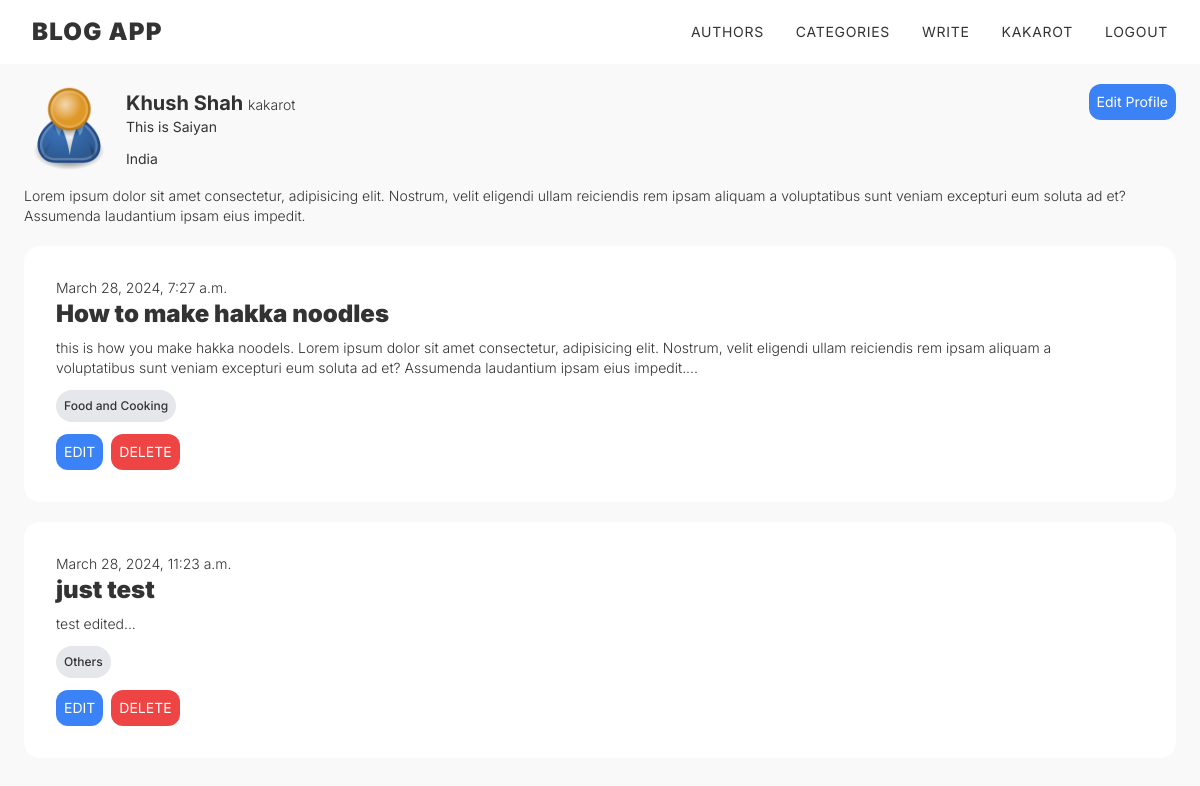
The app's page /authors/account/ (signed in), older data.
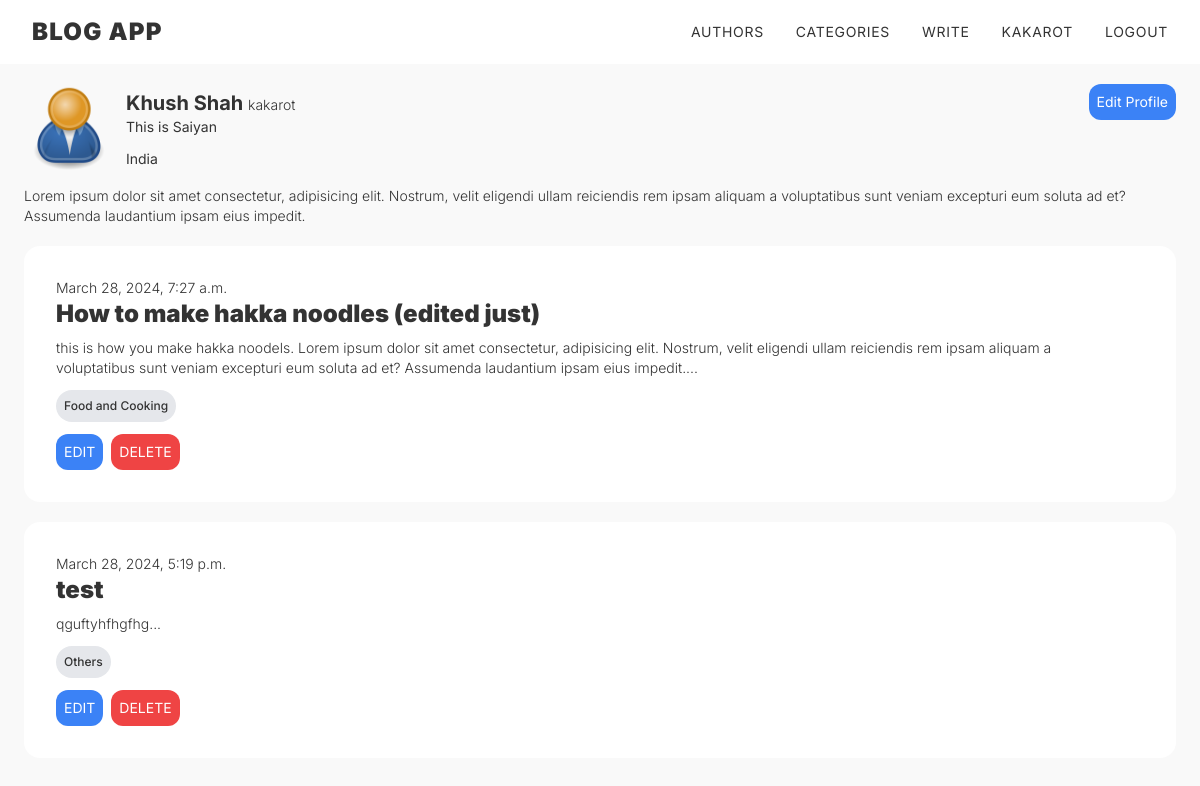
The same page, newer data.
### blogs/models.py (models this page shows, shortened)
class Blog(models.Model):
    owner = models.ForeignKey(Profile, null=True, blank=True, on_delete=models.SET_NULL)
    title = models.CharField(max_length=200)
    description = models.TextField(null=True, blank=True)
    category = models.ForeignKey('Category', null=True, blank=True, on_delete=models.SET_NULL)
    featured_image = models.ImageField(null=True, blank=True, default="default.jpg")
    tags = models.ManyToManyField('Tag', blank=True)
    created = models.DateTimeField(auto_now_add=True)
    id = models.UUIDField(default=uuid.uuid4, unique=True, primary_key=True, editable=False)

class Category(models.Model):
    name = models.CharField(max_length=200)
    description = models.TextField(null=True, blank=True)
    created = models.DateTimeField(auto_now_add=True)
    id = models.UUIDField(default=uuid.uuid4, unique=True, primary_key=True, editable=False)
    def __str__(self):
        return self.name

### users/views.py (the view)
# urls.py: path('account/', views.userAccount, name = "account"),
@login_required(login_url="login")
def userAccount(request):
    profile = request.user.profile
    context = {
        "profile": profile
    }
    return render(request, 'users/account.html', context)

### users/templates/users/account.html (shortened to what this page needs)
{% extends 'main.html' %}
{% block content %}
    <div class="mt-5">
        <div class="flex items-start justify-between mb-3">
            <div class="flex items-center">
                <div>
                    <img style="width: 90px; height: 90px;" class="rounded-full object-fill" src="{{ profile.profile_image.url }}" alt="image" />
                </div>
                <div class="ml-3">
                    <div class="text-xl font-bold">
                        {{ profile.name }}
                        <span class="text-sm font-light">{{ profile.username }}</span>
                    </div>
                    <div class="mb-3 text-sm">{{ profile.short_intro }}</div>
                    <div class="text-sm">{{ profile.location }}</div>
                </div>
            </div>
            <div>
                <a href="{% url 'edit-account' %}">
                    <button class="text-sm bg-blue-500 p-2 text-white rounded-xl">Edit Profile</button>
                </a>
            </div>
        </div>
        <div class="text-sm mb-5 font-light">
            {{ profile.bio }}
        </div>
        <div>
            {% for blog in profile.blog_set.all %}
                <a href="{% url 'blog' blog.id %}">
                    <div class="bg-white p-8 mb-5 rounded-2xl">
                        <div class="flex items-center text-sm">
                            <div class="font-light">
                                {{ blog.created }}
                            </div>
                        </div>
                        <a href="{% url 'blog' blog.id %}">
                            <div class="flex items-center mb-3">
                                <div class="pr-2">
                                    <div class="font-black text-2xl mb-2">{{ blog.title }}</div>
                                    <div class="text-sm font-light">
                                        {{ blog.description|slice:"300"|safe }}...
                                    </div>
                                </div>
                            </div>
                        </a>
                        <div class="text-xs mb-3 font-medium bg-gray-200 p-2 rounded-2xl w-fit">
                            <a href="{% url 'category' blog.category.id %}">
                                {{ blog.category|safe }}
                            </a>
                        </div>
                        <div class="flex justify-start">
                            <div class="text-sm bg-blue-500 p-2 text-white rounded-xl">
                                <a href="{% url 'update-blog' blog.id %}">EDIT</a>
                            </div>
                            <div class="text-sm ml-2 bg-red-500 p-2 text-white rounded-xl">
                                <a href="{% url 'delete-blog' blog.id %}">DELETE</a>
                            </div>
                        </div>
                    </div>
                </a>
            {% endfor %}
        </div>
    </div>
{% endblock content %}

Row changes from the older to the newer data that the page shows:
removed Blog: created "March 28, 2024, 11:23 a.m.", title "just test", description "test edited", category "Others"
changed Blog "Food and Cooking": title "How to make hakka noodles" → "How to make hakka noodles (edited just)"
added Blog: created "March 28, 2024, 5:19 p.m.", title "test", description "qguftyhfhgfhg", category "Others"
